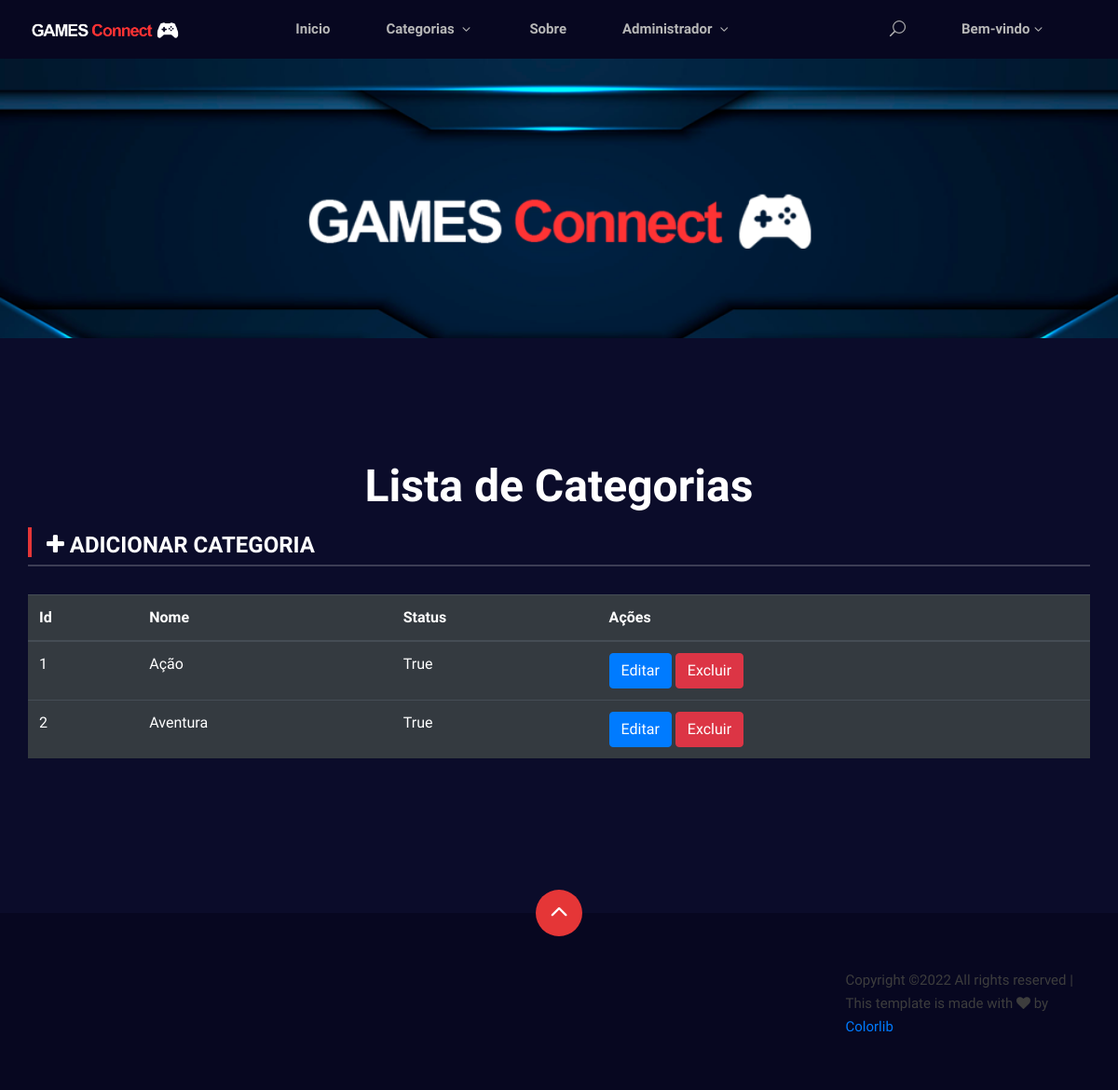
Before: /admin-categoria (signed in) with the older database file.
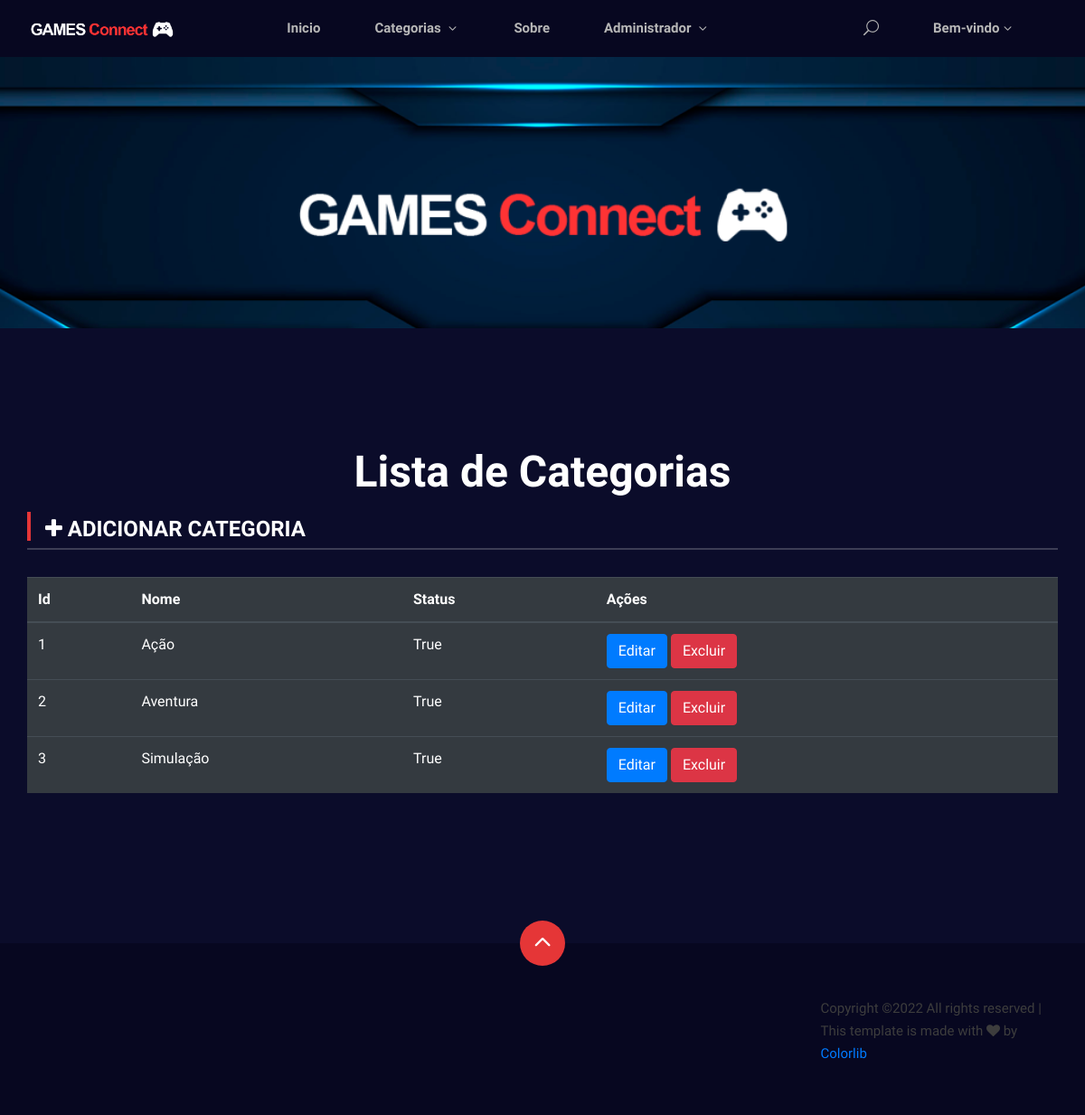
After: the same page with the newer database file.
### website/models.py (models this page shows)
class Category(db.Model):
    id = db.Column(db.Integer, primary_key=True, index=True)
    name = db.Column(db.String(150), index=True)
    status = db.Column(db.Boolean, index=True, default=True)
    date = db.Column(db.DateTime(timezone=True), default=func.now())
    products = db.relationship('Product')

### website/controller/views.py (the view)
@views.route('/admin-categoria', methods=['GET', 'POST'])
@login_required
def admin_category():
    return render_template("admin_category.html", user=current_user, categories=Category.query.all())

### website/__init__.py (called while the page is built)
def create_app():
    app = Flask(__name__)
    app.config['SECRET_KEY'] = 'eyJhbGciOiJIUzI1NiIsInR5cCI6IkpXVCJ9.eyJzdWIiOiIxMjM0NTY3ODkwIn0.eZae_lkw7J-QAbi2NXcEfVyxNhYjyMOOHd9we9rsZy0'
    app.config['SQLALCHEMY_DATABASE_URI'] = f'sqlite:///{DB_NAME}' #'postgresql://postgres:awdasdawd2602@localhost:5433/TopicosDb'
    db.init_app(app)
    from .controller import views, auth
    from .models import User
    app.register_blueprint(views.views,url_prefix='/')
    app.register_blueprint(auth.auth,url_prefix='/')
    with app.app_context():
        db.create_all()
    login_manager = LoginManager()
    login_manager.login_view = 'auth.login'
    login_manager.init_app(app)
    @login_manager.user_loader
    def load_user(id):
        return User.query.get(int(id))
    return app

### website/templates/admin_category.html
{% extends "base.html" %} {% block title %}Categorias{% endblock %}
{% block content%}
 <section class="normal-breadcrumb set-bg" data-setbg="../static/img/Banner.png">
</section>
<section class="signup spad">
    <div class="container">
        <div class="row">
            <div class="col-lg-12 text-center">
                <div class="normal__breadcrumb__text">
                    <h2>Lista de Categorias</h2>
                </div>
            </div>
        </div>
        <div class="product__page__title">
            <div class="row">
                <div class="col-lg-12">
                    <div class="section-title">
                        <h4>
                            <span><a href="./admin-categoria-adicionar" style="color: inherit;"><i class="fa fa-plus"></i> ADICIONAR CATEGORIA</a></span>
                        </h4>
                    </div>
                </div>
            </div>
        </div>
        <table class="table table-dark">
            <thead>
                <tr>
                    <th>Id</th>
                    <th>Nome</th>
                    <th>Status</th>
                    <th>Ações</th>
                </tr>
            </thead>
            <tbody>
                {% for category in categories %}
                    <tr>
                        <td>
                           {{category.id}}
                        </td>
                        <td>
                            {{category.name}}
                        </td>
                        <td>
                            {{category.status}}
                        </td>
                        <td>
                            <button onclick="editarCategoria('{{category.id}}')" class="btn btn-primary" >Editar</button>
                            <button onclick="excluirCategoria('{{category.id}}')" class="btn btn-danger" >Excluir</button>
                        </td>
                    </tr>
                {% endfor %}
            </tbody>
        </table>
    </div>
</section>
{% endblock %}

Changed rows visible on the page:
added Category: id "3", name "Simulação", status "True"
